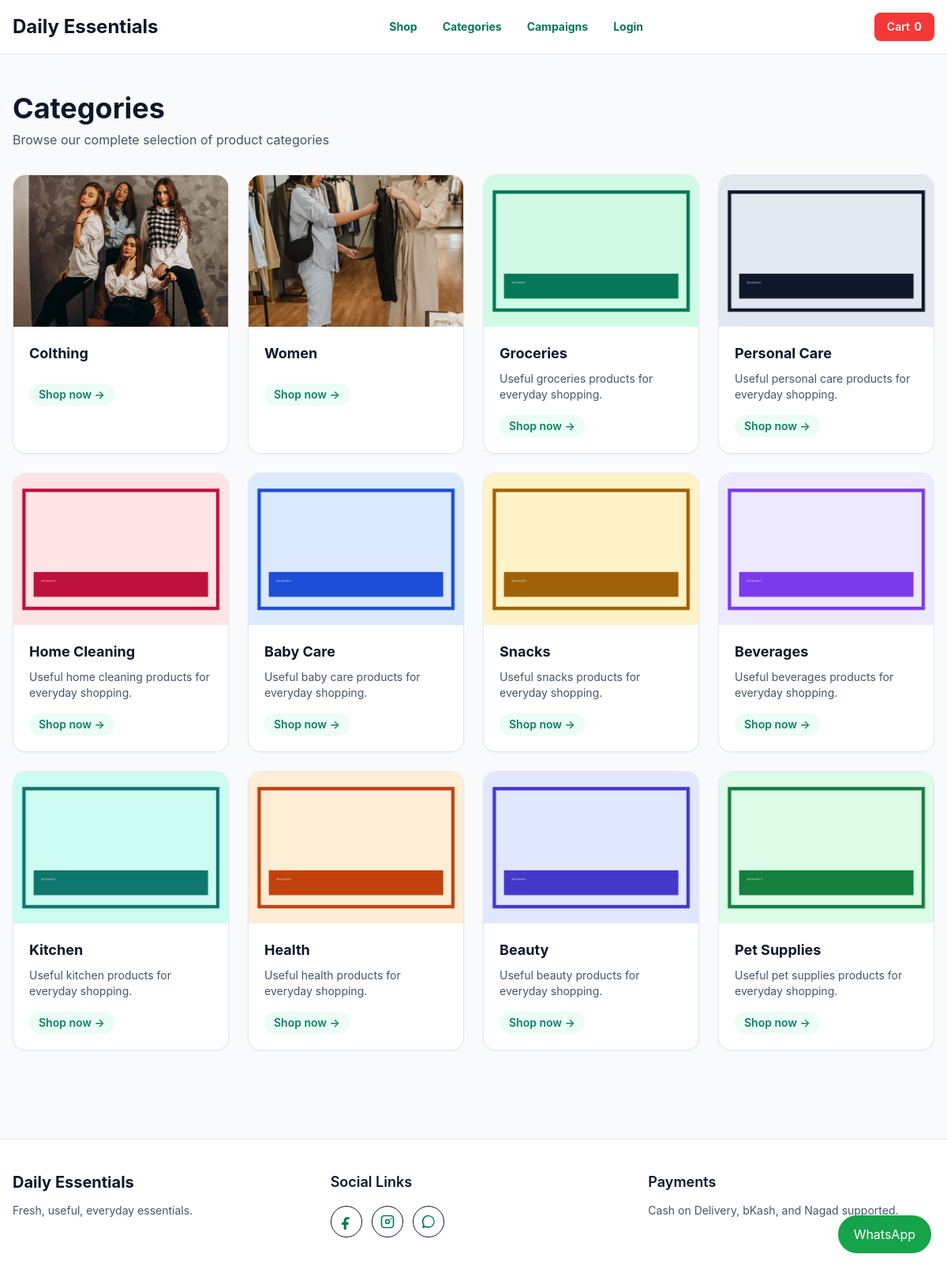
Page /categories/ on the committed database.
### settings_manager/models.py (models this page shows, shortened)
class SEOFields(models.Model):
    seo_title = models.CharField(max_length=160, blank=True)
    meta_description = models.TextField(blank=True)
    meta_keywords = models.CharField(max_length=255, blank=True)
    og_image = models.ImageField(upload_to="seo/", blank=True, null=True)
    class Meta:
        abstract = True

class SiteSettings(SEOFields):
    site_name = models.CharField(
        max_length=120,
        default="Daily Essentials"
    )
    show_product_shipping_info = models.BooleanField(
        default=True,
        help_text="Show shipping and returns information on product detail pages"
    )
    show_free_shipping_info = models.BooleanField(
        default=True,
        help_text="Show 'Free shipping' message"
    )
    show_cash_on_delivery_info = models.BooleanField(
        default=True,
        help_text="Show 'Cash on delivery' message"
    )
    cod_order_max_amount = models.DecimalField(
        max_digits=10,
        decimal_places=2,
        default=Decimal("0.00"),
        help_text="Maximum order total allowed for Cash on Delivery. Set to 0 to allow COD for all orders.",
    )
    max_orders_per_phone_per_day = models.PositiveIntegerField(
        default=0,
        help_text="Maximum number of orders allowed per phone number in 24 hours. Set 0 to allow unlimited orders.",
    )
    show_easy_returns_info = models.BooleanField(
        default=True,
        help_text="Show 'Easy returns' message"
    )
    primary_color = models.CharField(
        max_length=7,
        default="#047857"
    )
    secondary_color = models.CharField(
        max_length=7,
        default="#0f172a"
    )
    accent_color = models.CharField(
        max_length=7,
        default="#e11d48"
    )
    facebook_pixel_id = models.CharField(
        max_length=80,
        blank=True
    )
    google_analytics_id = models.CharField(
        max_length=80,
        blank=True
    )
    custom_header_scripts = models.TextField(blank=True)
    custom_footer_scripts = models.TextField(blank=True)
    facebook_url = models.URLField(blank=True)
    instagram_url = models.URLField(blank=True)
    tiktok_url = models.URLField(blank=True)
    youtube_url = models.URLField(blank=True)
    whatsapp_number = models.CharField(
        max_length=32,
        blank=True
    )
    email_enabled = models.BooleanField(default=False)
    class Meta:
        verbose_name = "Site Settings"
        verbose_name_plural = "Site Settings"
    @classmethod
    def load(cls):
        obj, _ = cls.objects.get_or_create(pk=1)
        return obj

### categories/models.py (models this page shows, shortened)
class Category(SEOFields):
    name = models.CharField(max_length=120)
    slug = models.SlugField(unique=True)
    image = models.ImageField(
        upload_to="categories/",
        blank=True,
        null=True,
        help_text="Recommended: square JPG, PNG, or WebP image, at least 600x600px.",
    )
    description = models.TextField(blank=True)
    is_active = models.BooleanField(default=True)
    show_on_home = models.BooleanField(default=False)
    display_order = models.PositiveIntegerField(default=0)
    class Meta:
        ordering = ["display_order", "name"]
        verbose_name_plural = "Categories"
    def get_absolute_url(self):
        return reverse("categories:products", args=[self.slug])

### categories/views.py (the view)
# urls.py: path("", views.category_list, name="list"),
def category_list(request):
    categories = Category.objects.filter(is_active=True)
    return render(request, "categories/category_list.html", {"categories": categories, "page_title": "Categories"})

### cart/cart.py (called while the page is built, shortened)
    def __iter__(self):
        product_ids = [item.get("product_id", key.split(":")[0]) for key, item in self.cart.items()]
        products = Product.objects.filter(id__in=product_ids)
        product_map = {str(product.id): product for product in products}

    def __len__(self):
        return sum(item["quantity"] for item in self.cart.values())

    def total(self):
        return sum((item["line_total"] for item in self), Decimal("0.00"))

### cart/context_processors.py (called while the page is built)
def cart_summary(request):
    cart = Cart(request)
    return {"cart_item_count": len(cart), "cart_total": cart.total()}

### templates/categories/category_list.html (shortened to what this page needs)
{% extends "base.html" %}
{% load static %}
{% block content %}
<section class="mx-auto max-w-7xl px-4 py-12">
  <div class="mb-8">
    <h1 class="text-4xl font-bold">Categories</h1>
    <p class="mt-2 text-slate-600">Browse our complete selection of product categories</p>
  </div>
  <div class="grid gap-6 sm:grid-cols-2 lg:grid-cols-4">
    {% for category in categories %}
      <a href="{{ category.get_absolute_url }}" class="group overflow-hidden rounded-2xl border border-slate-200 bg-white shadow-sm transition hover:shadow-lg hover:border-emerald-400">
        <div class="relative h-48 overflow-hidden bg-slate-100">
          {% if category.image %}<img src="{{ category.image.url }}" alt="{{ category.name }}" class="h-full w-full object-cover transition duration-300 group-hover:scale-110">{% else %}<img src="{% static 'img/placeholder.svg' %}" alt="{{ category.name }}" class="h-full w-full object-cover">{% endif %}
        </div>
        <div class="p-5">
          <h2 class="text-lg font-bold text-slate-900">{{ category.name }}</h2>
          <p class="mt-2 line-clamp-2 text-sm text-slate-600">{{ category.description }}</p>
          <div class="category-badge mt-4 inline-block rounded-full px-3 py-1 text-sm font-semibold
               transition bg-emerald-700 text-white group-hover:bg-emerald-800"
              style="background-color: #ECFDF5; color: #0B8266; !important"> Shop now →
          </div>
        </div>
      </a>
    {% endfor %}
  </div>
</section>
{% endblock %}

### templates/base.html (shortened to what this page needs)
{% load static %}
<!doctype html>
<html lang="en">
<head>
  <script src="https://cdn.tailwindcss.com"></script>
  <link rel="stylesheet" href="{% static 'css/site.css' %}">
</head>
<body class="site-theme">
  <header class="site-navbar sticky top-0 z-50 border-b border-slate-200">
    <div class="mx-auto flex max-w-7xl items-center justify-between px-4 py-4">
      <a href="{% url 'home' %}" class="site-brand text-2xl font-bold">
        {{ site_settings.site_name }}
      </a>
      <nav class="hidden items-center gap-8 text-sm font-medium md:flex">
        <a href="{% url 'products:shop' %}" class="site-nav-link">
          Shop
        </a>
        <a href="{% url 'categories:list' %}" class="site-nav-link">
          Categories
        </a>
        <a href="{% url 'campaigns:list' %}" class="site-nav-link">
          Campaigns
        </a>
        {% if user.is_authenticated %}
          <a href="{% url 'customers:dashboard' %}" class="site-nav-link">
            My Account
          </a>
        {% else %}
          <a href="{% url 'customers:login' %}" class="site-nav-link">
            Login
          </a>
        {% endif %}
      </nav>
      <div class="flex items-center gap-3">
          <a href="{% url 'cart:detail' %}" class="site-cart-btn rounded-lg px-4 py-2 text-sm font-semibold transition">
              <span class="hidden sm:inline">Cart </span>
              <span class="font-bold">{{ cart_item_count }}</span>
          </a>
      </div>
    </div>
  </header>
  <main id="main-content" tabindex="-1">
    {% block content %}
    {% endblock %}
  </main>
  <footer class="site-footer mt-16 border-t">
    <div class="mx-auto grid max-w-7xl gap-10 px-4 py-10 md:grid-cols-3">
      <div>
        <h2 class="site-footer-heading text-xl font-bold">
          {{ site_settings.site_name }}
        </h2>
        <p class="mt-3 text-sm">
          Fresh, useful, everyday essentials.
        </p>
      </div>
      <div>
        <h3 class="site-footer-heading text-lg font-semibold">
          Social Links
        </h3>
        <div class="mt-4 flex flex-wrap gap-3">
          {% if site_settings.facebook_url %}
            <a href="{{ site_settings.facebook_url }}"
              class="social-icon-link"
              aria-label="Facebook"
              target="_blank"
              rel="noopener">
              <svg viewBox="0 0 24 24" fill="currentColor" class="h-5 w-5">
                <path d="M14 8.5h2.5V5.2A17 17 0 0 0 13.3 5C10.1 5 8 6.9 8 10.3V13H5v3.7h3V24h3.8v-7.3h3l.5-3.7h-3.5v-2.3c0-1.1.3-2.2 2.2-2.2Z"/>
              </svg>
            </a>
          {% endif %}
          {% if site_settings.instagram_url %}
            <a href="{{ site_settings.instagram_url }}"
              class="social-icon-link"
              aria-label="Instagram"
              target="_blank"
              rel="noopener">
            </a>
          {% endif %}
          {% if site_settings.whatsapp_number %}
            <a href="https://wa.me/{{ site_settings.whatsapp_number }}"
              class="social-icon-link"
              aria-label="WhatsApp"
              target="_blank"
              rel="noopener">
              <svg viewBox="0 0 24 24" fill="currentColor" class="h-5 w-5">
                <path d="M12 2a9.8 9.8 0 0 0-8.4 14.9L2.4 22l5.2-1.2A9.8 9.8 0 1 0 12 2Zm0 2a7.8 7.8 0 0 1 0 15.6 7.7 7.7 0 0 1-4-1.1l-.4-.2-2.4.6.6-2.4-.3-.4A7.8 7.8 0 0 1 12 4Z"/>
              </svg>
            </a>
          {% endif %}
        </div>
      </div>
      <div>
        <h3 class="site-footer-heading text-lg font-semibold">
          Payments
        </h3>
        <p class="mt-3 text-sm">
          Cash on Delivery, bKash, and Nagad supported.
        </p>
      </div>
    </div>
  </footer>
  {% if site_settings.whatsapp_number %}
    <a href="https://wa.me/{{ site_settings.whatsapp_number }}" style="color: white;"
       class="fixed bottom-5 right-5 z-50 rounded-full px-5 py-3 bg-green-600 shadow-sm hover:scale-105 hover:shadow-md transition-all duration-200">
      WhatsApp
    </a>
  {% endif %}
</body>
</html>

### static/css/site.css (style rules this page uses)
*, *::before, *::after { box-sizing: border-box; }
html { font-family: 'Inter', ui-sans-serif, system-ui, -apple-system, BlinkMacSystemFont, 'Segoe UI', sans-serif; font-size: clamp(15px, 1vw + 0.25rem, 18px); line-height: 1.6; scroll-behavior: smooth; }
body { margin: 0; min-height: 100vh; background: var(--site-body-bg, #f8fafc); color: var(--site-body-text, #0f172a); font-family: var(--site-font-family, 'Inter', Arial, sans-serif); }
img, svg, video, canvas, iframe { max-width: 100%; height: auto; display: block; }
button, a { cursor: pointer; }
:root { --site-body-bg: #f8fafc; --site-body-text: #0f172a; --site-heading-color: #0f172a; --site-link-color: #00450e; --site-link-hover-color: #065f46; --site-button-bg: #9bfa92; --site-button-text: #ffffff; --site-button-border: #047857; --site-button-hover-bg: #065f46; --site-button-hover-text: #ffffff; --site-primary: #047857; --site-secondary: #0f172a; --site-accent: #e11d48; --site-border: #e2e8f0; --site-surface: #ffffff; --site-surface-strong: #f8fafc; --site-muted: #64748b; --site-shadow: 0 18px 50px rgba(15, 23, 42, 0.08); --radius: 1.25rem; }
body.site-theme { background: var(--site-body-bg); color: var(--site-body-text); width: 100%; }
.site-theme a { color: var(--site-link-color); transition: color 0.2s ease, transform 0.2s ease; text-decoration: none; }
.site-theme h1, .site-theme h2, .site-theme h3, .site-theme h4, .site-theme h5, .site-theme h6 { color: var(--site-heading-color); }
.site-navbar { background: var(--site-surface); color: var(--site-secondary); border-bottom: 1px solid var(--site-border); position: sticky; top: 0; z-index: 50; }
.site-navbar .site-brand { color: var(--site-secondary); }
.site-nav-link { color: var(--site-secondary); transition: color 0.2s ease; font-weight: 700!important; }
.site-cart-btn { display: inline-flex; align-items: center; justify-content: center; gap: 0.35rem; border-radius: 999px; padding: 0.75rem 1rem; background: #f63737!important; color: #f3f3f3!important; box-shadow: 0 2px 4px rgba(0, 0, 0, 0.08); transition: background-color 0.2s ease, transform 0.2s ease; }
.site-footer { background: var(--site-footer-bg); color: var(--site-footer-text); }
.site-footer h2, .site-footer h3, .site-footer h4 { color: var(--site-footer-heading); }
.site-footer a { color: var(--site-footer-link); }
.social-icon-link { display: inline-flex; align-items: center; justify-content: center; width: 2.5rem; height: 2.5rem; border-radius: 999px; border: 1px solid var(--site-footer-social); color: var(--site-footer-social); transition: background-color 0.2s ease, border-color 0.2s ease, color 0.2s ease; }
.line-clamp-2 { display: -webkit-box; -webkit-line-clamp: 2; -webkit-box-orient: vertical; overflow: hidden; }
@media (prefers-reduced-motion: no-preference) { html { scroll-behavior: smooth; } }

### rows in the picture
SiteSettings: site_name "Daily Essentials"
Category: image (picture), name "Colthing"
Category: image (picture), name "Women"
Category: image (placeholder picture), name "Groceries", description "Useful groceries products for everyday shopping."
Category: image (placeholder picture), name "Personal Care", description "Useful personal care products for everyday shopping."
Category: image (placeholder picture), name "Home Cleaning", description "Useful home cleaning products for everyday shopping."
Category: image (placeholder picture), name "Baby Care", description "Useful baby care products for everyday shopping."
Category: image (placeholder picture), name "Snacks", description "Useful snacks products for everyday shopping."
Category: image (placeholder picture), name "Beverages", description "Useful beverages products for everyday shopping."
Category: image (placeholder picture), name "Kitchen", description "Useful kitchen products for everyday shopping."
Category: image (placeholder picture), name "Health", description "Useful health products for everyday shopping."
Category: image (placeholder picture), name "Beauty", description "Useful beauty products for everyday shopping."
Category: image (placeholder picture), name "Pet Supplies", description "Useful pet supplies products for everyday shopping."

### other values in the picture
{{ cart_item_count }} "0"
